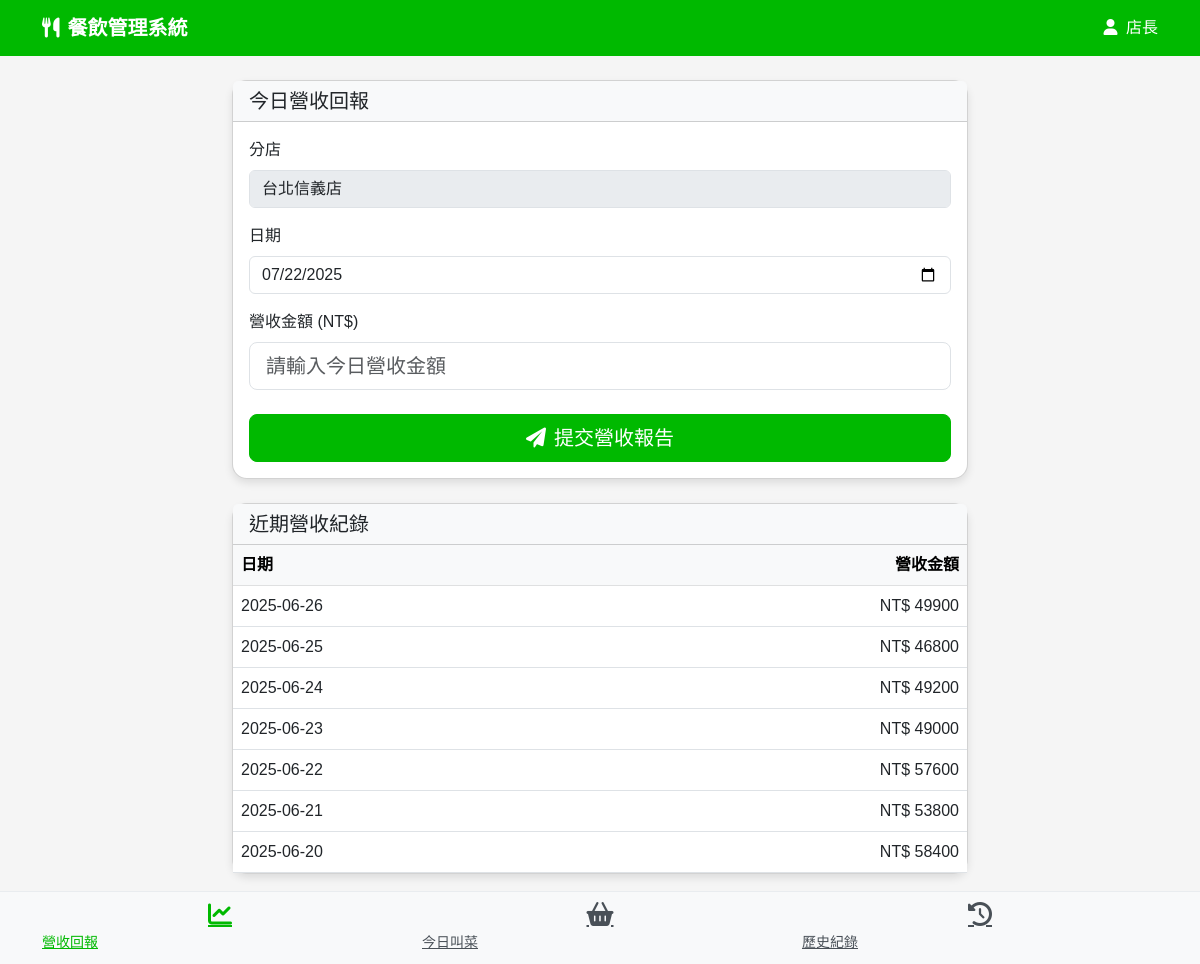
The app's page /liff/revenue/, older data.
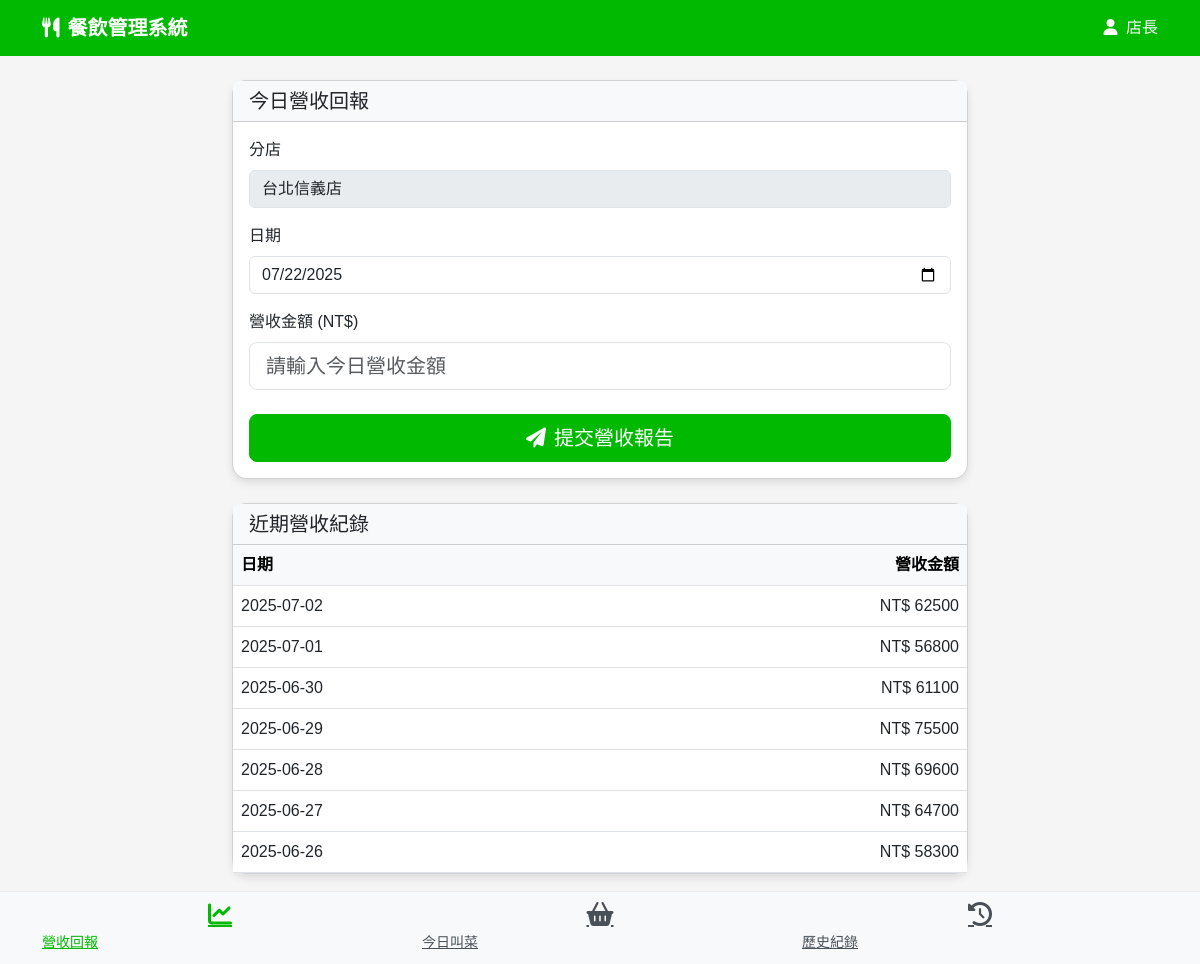
The same page, newer data.
### apps/mock_data/models.py (models this page shows, shortened)
class Store(models.Model):
    REGION_CHOICES = [
        ('taipei', '台北地區'),
        ('new_taipei', '新北地區'),
        ('taoyuan', '桃園地區'),
        ('taichung', '台中地區'),
        ('tainan', '台南地區'),
        ('kaohsiung', '高雄地區'),
    ]
    name = models.CharField(max_length=100)
    location = models.CharField(max_length=200)
    region = models.CharField(max_length=20, choices=REGION_CHOICES, default='taipei')
    manager_name = models.CharField(max_length=100)
    manager_line_id = models.CharField(max_length=100)
    created_at = models.DateTimeField(auto_now_add=True)

class Revenue(models.Model):
    STATUS_CHOICES = [
        ('pending', '未提交'),
        ('submitted', '已提交'),
    ]
    store = models.ForeignKey(
        Store, on_delete=models.CASCADE, related_name='revenues')
    date = models.DateField(default=timezone.now)
    amount = models.DecimalField(
        max_digits=10, decimal_places=2, validators=[MinValueValidator(0)])
    status = models.CharField(max_length=20, choices=STATUS_CHOICES, default='pending')
    notes = models.TextField(blank=True, help_text='備註說明')
    created_by = models.CharField(max_length=100, default='系統')
    updated_by = models.CharField(max_length=100, default='系統')
    updated_at = models.DateTimeField(auto_now=True)
    submitted_at = models.DateTimeField(auto_now_add=True)
    class Meta:
        unique_together = ['store', 'date']
        ordering = ['-date']

### apps/liff_interface/views.py (the view)
# urls.py: path('revenue/', views.RevenueReportView.as_view(), name='revenue'),
class RevenueReportView(View):
    def get(self, request):
        store = Store.objects.first()
        today = timezone.now().date()
        today_revenue = Revenue.objects.filter(store=store, date=today).first()
        recent_revenues = Revenue.objects.filter(
            store=store).order_by('-date')[:7]
        context = {
            'store': store,
            'today': today,
            'today_revenue': today_revenue,
            'recent_revenues': recent_revenues,
            'liff_id': settings.LINE_LIFF_ID,
        }
        return render(request, 'liff_interface/revenue.html', context)

### templates/liff_interface/revenue.html (shortened to what this page needs)
{% extends 'liff_interface/base.html' %}
{% block content %}
<div class="row justify-content-center">
    <div class="col-md-8">
        <div class="card">
            <div class="card-header bg-light">
                <h5 class="mb-0">今日營收回報</h5>
            </div>
            <div class="card-body">
                <form id="revenueForm">
                    <div class="mb-3">
                        <label for="storeInfo" class="form-label">分店</label>
                        <input type="text" class="form-control" id="storeInfo" value="{{ store.name }}" disabled>
                    </div>
                    <div class="mb-3">
                        <label for="reportDate" class="form-label">日期</label>
                        <input type="date" class="form-control" id="reportDate" value="{{ today|date:'Y-m-d' }}" {% if today_revenue %}disabled{% endif %}>
                    </div>
                    <div class="mb-4">
                        <label for="revenueAmount" class="form-label">營收金額 (NT$)</label>
                        <input type="number" class="form-control form-control-lg" id="revenueAmount" placeholder="請輸入今日營收金額" min="0" step="1" {% if today_revenue %}value="{{ today_revenue.amount }}"{% endif %} required>
                    </div>
                    <div class="d-grid">
                        <button type="submit" class="btn btn-primary btn-lg" id="submitBtn">
                            <i class="fas fa-paper-plane me-2"></i>提交營收報告
                        </button>
                    </div>
                </form>
            </div>
        </div>
        {% if recent_revenues %}
        <div class="card mt-4">
            <div class="card-header bg-light">
                <h5 class="mb-0">近期營收紀錄</h5>
            </div>
            <div class="card-body p-0">
                <div class="table-responsive">
                    <table class="table table-hover mb-0">
                        <thead class="table-light">
                            <tr>
                                <th>日期</th>
                                <th class="text-end">營收金額</th>
                            </tr>
                        </thead>
                        <tbody>
                            {% for revenue in recent_revenues %}
                            <tr>
                                <td>{{ revenue.date|date:"Y-m-d" }}</td>
                                <td class="text-end">NT$ {{ revenue.amount|floatformat:0 }}</td>
                            </tr>
                            {% endfor %}
                        </tbody>
                    </table>
                </div>
            </div>
        </div>
        {% endif %}
    </div>
</div>
{% endblock %}

### templates/liff_interface/base.html (shortened to what this page needs)
{% load static %}
<!DOCTYPE html>
<html lang="zh-Hant">
<head>
    <link href="https://cdn.jsdelivr.net/npm/bootstrap@5.3.0/dist/css/bootstrap.min.css" rel="stylesheet">
    <link rel="stylesheet" href="https://cdnjs.cloudflare.com/ajax/libs/font-awesome/6.0.0/css/all.min.css">
    <link href="{% static 'css/custom.css' %}" rel="stylesheet">
</head>
<body>
    <nav class="navbar navbar-expand navbar-dark mb-4">
        <div class="container">
            <a class="navbar-brand" href="{% url 'liff_interface:home' %}">
                <i class="fas fa-utensils me-2"></i>餐飲管理系統
            </a>
            <div class="ms-auto text-white">
                <i class="fas fa-user me-1"></i> <span id="userName">店長</span>
            </div>
        </div>
    </nav>
    <div class="container">
        {% block content %}{% endblock %}
    </div>
    <footer class="footer">
        <div class="container">
            <div class="row">
                <div class="col-4">
                    <a href="{% url 'liff_interface:revenue' %}" class="footer-btn {% if request.resolver_match.url_name == 'revenue' %}active{% endif %}">
                        <i class="fas fa-chart-line d-block mb-1"></i>
                        <small>營收回報</small>
                    </a>
                </div>
                <div class="col-4">
                    <a href="{% url 'liff_interface:order' %}" class="footer-btn {% if request.resolver_match.url_name == 'order' %}active{% endif %}">
                        <i class="fas fa-shopping-basket d-block mb-1"></i>
                        <small>今日叫菜</small>
                    </a>
                </div>
                <div class="col-4">
                    <a href="{% url 'liff_interface:history' %}" class="footer-btn {% if request.resolver_match.url_name == 'history' %}active{% endif %}">
                        <i class="fas fa-history d-block mb-1"></i>
                        <small>歷史紀錄</small>
                    </a>
                </div>
            </div>
        </div>
    </footer>
</body>
</html>

### templates/liff_interface/base.html (style rules this page uses)
body { background-color: #f5f5f5; font-family: 'Noto Sans TC', sans-serif; padding-bottom: 70px; }
.navbar { background-color: #00B900; }
.navbar-brand { color: white; font-weight: bold; }
.card { border-radius: 15px; box-shadow: 0 4px 8px rgba(0,0,0,0.1); margin-bottom: 20px; }
.btn-primary { background-color: #00B900; border-color: #00B900; }
.footer { position: fixed; bottom: 0; width: 100%; background-color: #f8f9fa; border-top: 1px solid #e9ecef; padding: 10px 0; z-index: 1000; }
.footer-btn { width: 100%; text-align: center; color: #495057; }
.footer-btn.active { color: #00B900; }
.footer-btn i { font-size: 1.5rem; }

Row changes from the older to the newer data that the page shows:
removed Revenue: date "2025-06-26", amount "49900"
removed Revenue: date "2025-06-25", amount "46800"
removed Revenue: date "2025-06-24", amount "49200"
removed Revenue: date "2025-06-23", amount "49000"
removed Revenue: date "2025-06-22", amount "57600"
removed Revenue: date "2025-06-21", amount "53800"
removed Revenue: date "2025-06-20", amount "58400"
added Revenue: date "2025-07-02", amount "62500"
added Revenue: date "2025-07-01", amount "56800"
added Revenue: date "2025-06-30", amount "61100"
added Revenue: date "2025-06-29", amount "75500"
added Revenue: date "2025-06-28", amount "69600"
added Revenue: date "2025-06-27", amount "64700"
added Revenue: date "2025-06-26", amount "58300"
